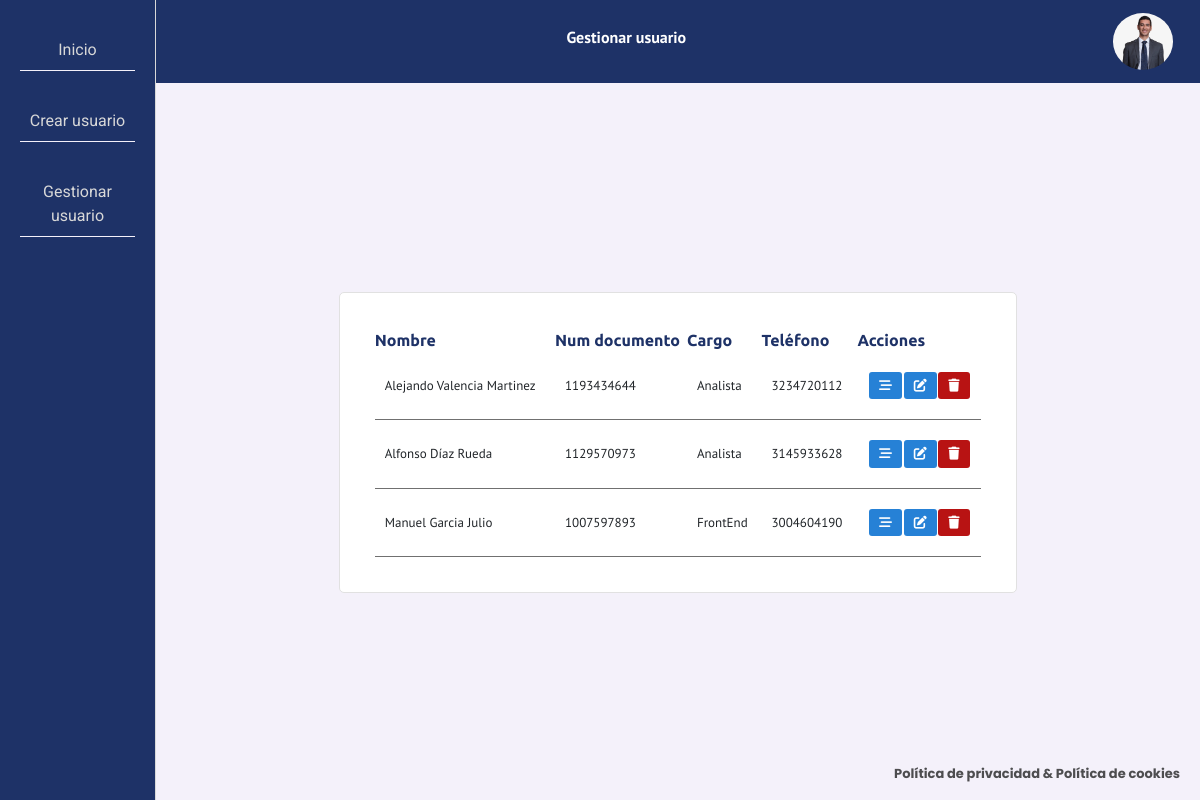
Screenshot of /gestionar-usuario/ with the database file from the repository.
### tables this page shows
CREATE TABLE Usuario (docIdentidad VARCHAR (15) NOT NULL PRIMARY KEY, nombre VARCHAR (45) NOT NULL, apellidos VARCHAR (45) NOT NULL, fechaNac DATE NOT NULL, telefono VARCHAR (15), correo VARCHAR (30) UNIQUE NOT NULL, tipoContrato VARCHAR (25), salario DECIMAL (3), fechaTerContrato DATE, clave VARCHAR (200) NOT NULL, tipoDocumento VARCHAR (25) NOT NULL, fechaIngreso DATE NOT NULL, cargo VARCHAR (20) NOT NULL, tipoUsuario VARCHAR (12) NOT NULL, estado CHAR (1) DEFAULT A);

### app.py (the view, shortened to what this page needs)
@app.route('/gestionar-usuario/', methods=['GET', 'POST'])
def gestionar():
    parametrosURL = {
        'estadoUpdate' : 'noUpdate'
    }
    if request.method == 'GET':
        sql = f"SELECT * FROM Usuario WHERE estado = 'A';"
        resultado = seleccion(sql)
    return render_template('gestionar-usuario.html', titulo='Gestionar usuario', usuarios=resultado, parametros = parametrosURL)

### db.py (called while the page is built)
def seleccion(sql) -> list:
    try:
        with sqlite3.connect(URL_DB) as con:
            cur = con.cursor()
            res = cur.execute(sql).fetchall()
    except Exception:
        res = None
    return res

### templates/gestionar-usuario.html (shortened to what this page needs)
{% extends 'index.html' %}
{% block cuerpo %}
<link rel="stylesheet" href="https://cdn.datatables.net/1.10.21/css/dataTables.bootstrap4.min.css" />
<link rel="stylesheet" href="https://cdn.datatables.net/responsive/2.2.5/css/responsive.bootstrap4.min.css" />
<link rel="stylesheet" href="https://cdn.datatables.net/buttons/1.6.2/css/buttons.bootstrap4.min.css" />
<link rel="stylesheet" href="https://cdnjs.cloudflare.com/ajax/libs/twitter-bootstrap/4.1.3/css/bootstrap.css" />
<div class="gestionUsuarios">
    <div class="contenedorTable">
        <table id="usuarios">
            <thead>
                <tr>
                    <th>Nombre</th>
                    <th>Num documento</th>
                    <th>Cargo</th>
                    <th>Teléfono</th>
                    <th>Acciones</th>
                </tr>
            </thead>
            <tbody>
                {% for usuario in usuarios %}
                    <tr>
                        <td>{{ usuario[1] }} {{usuario[2] }}</td>
                        <td>{{ usuario[0] }}</td>
                        <td>{{ usuario[12] }}</td>
                        <td>{{ usuario[4] }}</td>
                        <td>
                            <div class="acciones">
                                <button title="Retroalimentar"><i class="fas fa-stream"></i></button>
                                <a href="/crear-usuario/?idUsuario={{usuario[0]}}&accion=edicionUsuario" title="Editar"><i class="fas fa-edit"></i></a>
                                <button data-value="{{usuario[0]}}" id="btn{{usuario[0]}}" onclick="eliminarUsuario('btn{{usuario[0]}}')" class="delete" title="Eliminar"><i class="fas fa-trash"></i></button>
                            </div>
                        </td>
                    </tr>
                {% endfor %}
            </tbody>
        </table>
    </div>
</div>
{% endblock %}

### templates/index.html (shortened to what this page needs)
<!DOCTYPE html>
<html lang="es">
<head>
    <link rel="stylesheet" href="../static/css/bootstrap/bootstrap.min.css">
    <link rel="stylesheet" href="{{url_for('static',filename='css/estilos.css')}}">
</head>
<body>
    <div class="menu-lateral">
        <nav>
            <ul>
                <li><a href="/index/">Inicio</a></li>
                <li><a href="/crear-usuario/">Crear usuario</a></li>
                <li><a href="/gestionar-usuario/">Gestionar usuario</a></li>
            </ul>
        </nav>
    </div>
    <div class="contenedor">
        <header>
            <div class="elementos">
                {% if titulo %}
                <h1>{{titulo}}</h1>
                {% else %}
                <h1>Inicio</h1>
                {% endif %}
            </div>
            <div class="imgUser">
                <div class="box">
                    <img src="{{url_for('static',filename='img/foto.jpeg')}}" alt="">
                </div>
            </div>
        </header>
        <main class="main">
            {% block cuerpo %}{% endblock %}
        </main>
        <footer>
            <div class="enlaces">
                <a href="#">Política de privacidad & Política de cookies</p>
            </div>
        </footer>
    </div>
</body>
</html>

### static/css/estilos.css (style rules this page uses)
:root { --colorFondo1: #1e3267; --colorFondo2: #f4f1fa; --colorFuente1: #d8d8d8; --colorFuente2: #707070; }
* { padding: 0; margin: 0; box-sizing: border-box; font-family: 'PT Sans', sans-serif; }
body { display: flex; position: relative; }
.menu-lateral { background: var(--colorFondo1); width: 13%; height: 100vh; border-right: 1px solid var(--colorFuente1); padding: 30px 20px; }
.menu-lateral nav ul { list-style-type: none; text-align: center; font-size: 15px; padding: 0px; }
.menu-lateral nav ul li { margin-bottom: 30px; border-bottom: 1px solid var(--colorFondo2); padding: 8px; }
.menu-lateral nav ul li a { color: var(--colorFuente1); text-decoration: none; font-family: 'Roboto', sans-serif; font-size: 16px; }
.contenedor { width: 87%; min-height: 100vh; }
.contenedor header { background: var(--colorFondo1); padding: 13px 5px; display: flex; align-items: center; overflow: hidden; font-family: 'Poppins', sans-serif; z-index: 100; }
.contenedor header .imgUser { width: 10%; display: flex; justify-content: center; align-items: center; }
.contenedor header .imgUser .box { width: 60px; }
.contenedor header .imgUser img { width: 100%; height: auto; border-radius: 50%; }
.contenedor header .elementos { width: 90%; display: flex; justify-content: center; align-items: center; }
.contenedor header .elementos h1 { display: inline-block; color: #fff; font-weight: bold; font-size: 16px; }
.contenedor .main { min-height: 90vh; display: flex; justify-content: center; align-items: center; background-color: var(--colorFondo2); }
.contenedor footer { text-align: center; position: fixed; bottom: 0; right: 0; }
.contenedor footer .enlaces { margin: 0 20px; }
.contenedor footer .enlaces a { text-decoration: none; font-weight: bold; font-size: 13px; color: #4d4d4f; font-family: 'Poppins', sans-serif; }
.gestionUsuarios { width: 100%; display: flex; justify-content: center; align-items: center; }
.gestionUsuarios .contenedorTable { background-color: #ffffff; padding: 35px; border-radius: 5px; border: 1px solid #e1e1e1; width: 65%; }
.gestionUsuarios .contenedorTable table { width: 100%; }
.gestionUsuarios .contenedorTable table th { color: var(--colorFondo1); font-family: 'Ubuntu', sans-serif; }
.gestionUsuarios .contenedorTable table td { font-size: 13px; padding: 20px 10px; border-bottom: 1px solid var(--colorFuente2); }
.gestionUsuarios .contenedorTable table .acciones { display: flex; justify-content: space-evenly }
.gestionUsuarios .contenedorTable table .acciones button, .gestionUsuarios .contenedorTable table .acciones a { border: none; background-color: #2681d6; border-radius: 3px; padding: 4px 10px; }
.gestionUsuarios .contenedorTable table .acciones i { pointer-events: none; user-select: none; color: #fff; }
.gestionUsuarios .contenedorTable table .acciones .delete { background-color: #b81313; }

### rows the page displays
Usuario: nombre "Alejando", apellidos "Valencia Martinez", docIdentidad "1193434644", cargo "Analista", telefono "3234720112"
Usuario: nombre "Alfonso", apellidos "Díaz Rueda", docIdentidad "1129570973", cargo "Analista", telefono "3145933628"
Usuario: nombre "Manuel", apellidos "Garcia Julio", docIdentidad "1007597893", cargo "FrontEnd", telefono "3004604190"

### other values shown
{{ titulo }} "Gestionar usuario"
